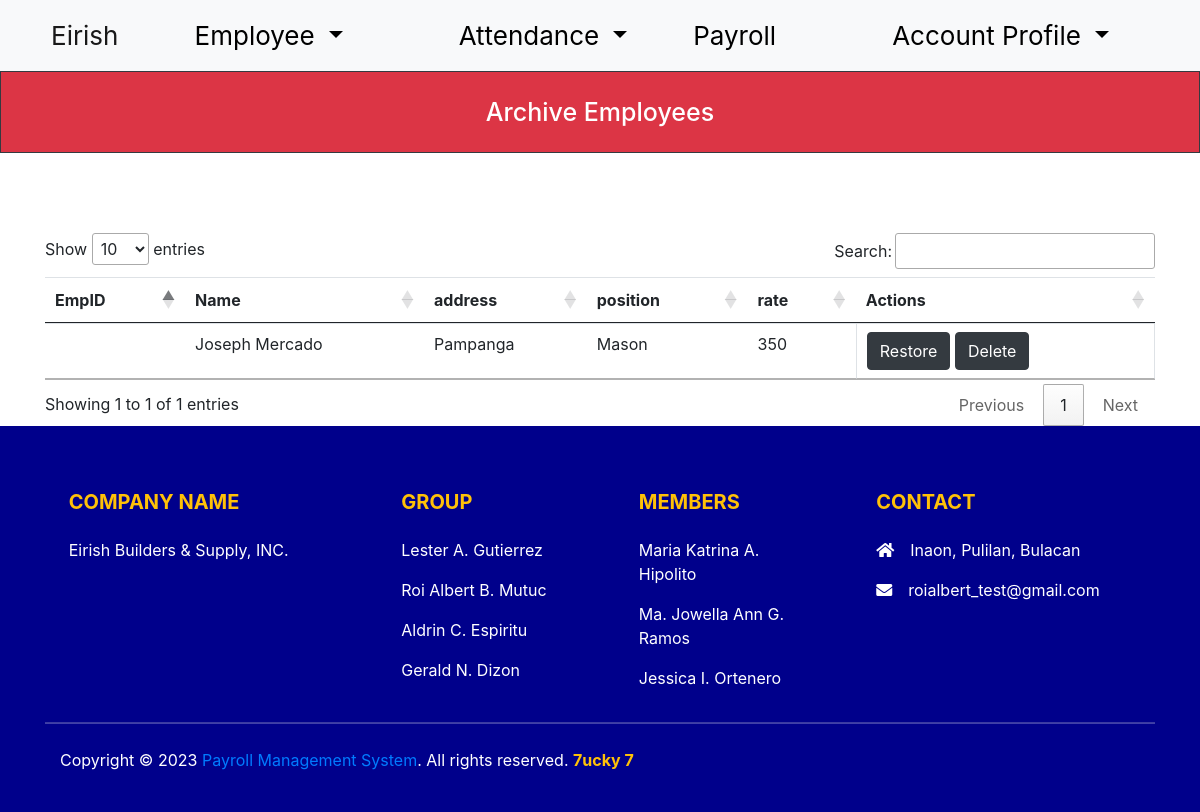
/code/trash.php (signed in), run on the app's committed database.
### tables this page shows
CREATE TABLE `archive` (
  `id` int(11) NOT NULL,
  `emp_id` varchar(50) NOT NULL,
  `name` varchar(50) NOT NULL,
  `address` varchar(50) NOT NULL,
  `position` varchar(50) NOT NULL,
  `rate` double NOT NULL,
  `phonenumber` varchar(45) NOT NULL,
  `sex` varchar(45) NOT NULL,
  `birth_date` date NOT NULL,
  `civil_status` varchar(45) NOT NULL,
  `emergency_name` varchar(45) NOT NULL,
  `emergency_contact` varchar(45) NOT NULL,
  `job_id` int(11) NOT NULL,
  `salary_id` int(11) NOT NULL
);

### code/trash.php (the view, shortened to what this page needs)
<?php
require_once "home.php";
$con=mysqli_connect('localhost','root','','eirish_payroll');
$result=mysqli_query($con,"select * from archive");
?>
<!DOCTYPE html>
<html lang="en">
<head>
    <link rel="stylesheet" href="//cdn.datatables.net/1.13.1/css/jquery.dataTables.min.css"  rel="stylesheet">
</head>
<body>
<div class="border border-dark bg-danger">
 <h1 class="text-white d-flex justify-content-center" style="font-size:25px; margin-top:25px; margin-bottom:25px;">Archive Employees</h1>
</div>
    <div class="container" style="margin-top:80px;">
      <table id="example" class="table table-hover" style="width:100%">
            <thead>
                <tr>
                    <th>EmpID</th>
                    <th>Name</th>
                    <th>address</th>
                    <th>position</th>
                    <th>rate</th>
                    <th>Actions</th>
                </tr>
            </thead>
            <tbody >
                 <?php while($row=mysqli_fetch_assoc($result)){ ?>
                    <tr >
                        <td><?php echo $row['emp_id']?></td>
                          <td><?php echo $row['name']?></td>
                          <td><?php echo $row['address']?></td>
                          <td><?php echo $row['position']?></td>
                          <td><?php echo $row['rate']?></td>
                          <td  class="border-start border-end" style="margin-top:10px;">
                          <a href="undo.php?id=<?php echo $row['id'] ?>" class="btn btn-dark">Restore</a>
                          <a href="delete.php?id=<?php echo $row['id'] ?>" class="btn btn-dark">Delete</a>
                          </td>
                    </tr>
            </tbody>
            <?php } ?>
      </table>
    </div>
<?php require_once "scripts.php"; ?>
</body>
</html>
<?php require_once('footer.php'); ?>
</body>
</html>

### data on the page
archive: name "Joseph Mercado", address "Pampanga", position "Mason", rate "350"
